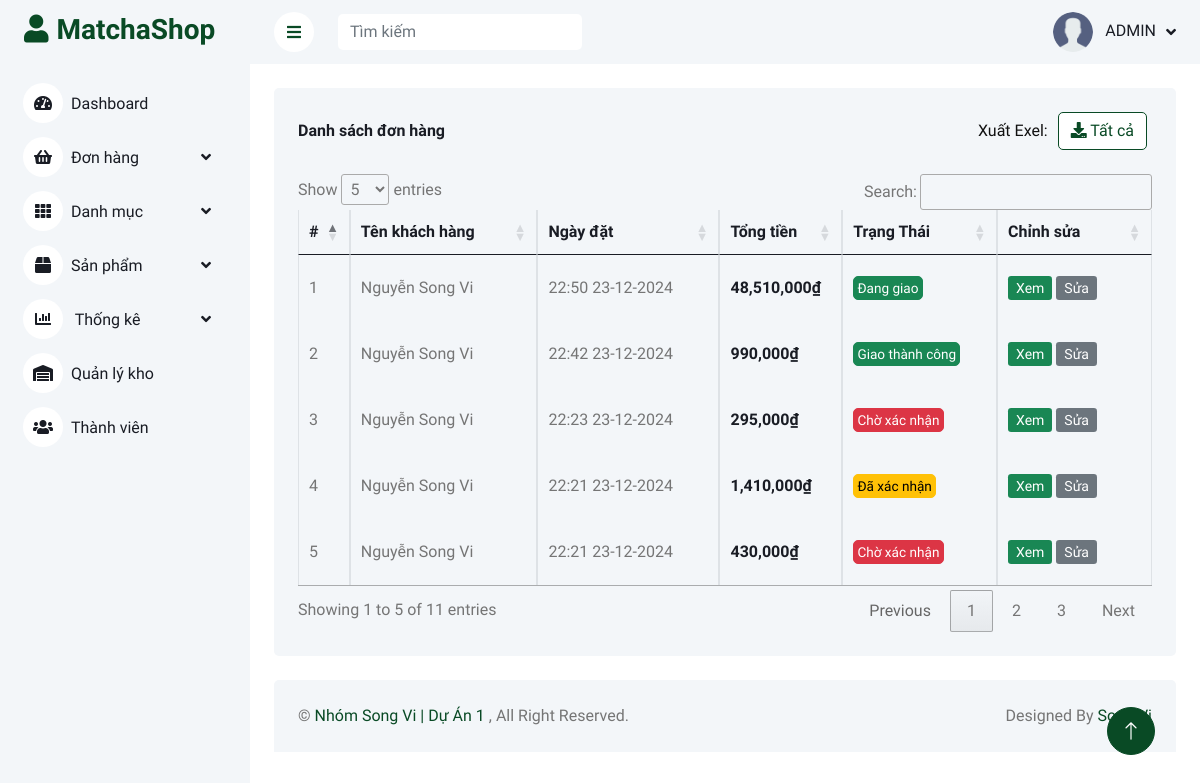
The page /admin/index.php?quanli=danh-sach-don-hang (signed in) on the database its author committed.
### tables this page shows
CREATE TABLE `orders` (
  `order_id` int(11) NOT NULL,
  `user_id` int(11) NOT NULL,
  `date` datetime NOT NULL DEFAULT current_timestamp(),
  `total` int(11) NOT NULL,
  `address` varchar(255) NOT NULL,
  `phone` varchar(10) NOT NULL,
  `note` text NOT NULL,
  `status` tinyint(1) NOT NULL DEFAULT 1
);

CREATE TABLE `users` (
  `user_id` int(11) NOT NULL,
  `username` varchar(100) NOT NULL COMMENT 'Tên đăng nhập',
  `password` varchar(255) NOT NULL,
  `full_name` varchar(255) NOT NULL COMMENT 'Họ tên',
  `image` varchar(255) NOT NULL,
  `email` varchar(255) NOT NULL,
  `phone` varchar(10) NOT NULL,
  `address` varchar(255) NOT NULL,
  `role` tinyint(1) NOT NULL DEFAULT 0 COMMENT '0 là khách hàng 1 là nhân viên',
  `active` tinyint(1) NOT NULL DEFAULT 1
);

### admin/models_admin/pdo_library.php (called while the page is built, shortened)
<?php
function pdo_query($sql){
    $sql_args = array_slice(func_get_args(), 1);
    try{
        $conn = pdo_get_connection();
        $stmt = $conn->prepare($sql);
        $stmt->execute($sql_args);
        $rows = $stmt->fetchAll();
        return $rows;
    }
    catch(PDOException $e){
        throw $e;
    }
    finally{
        unset($conn);
    }
}
?>

### admin/models_admin/OrderModel.php (called while the page is built, shortened)
<?php
    class OrderModel{
        public function select_list_orders_admin() {
            $sql = "
                    SELECT
                    orders.order_id,
                    orders.user_id,
                    orders.date AS order_date,
                    orders.total,
                    orders.address AS order_address,
                    orders.phone AS order_phone,
                    orders.note,
                    orders.status,
                    users.full_name,
                    users.email,
                    users.phone AS user_phone
                FROM
                    orders
                JOIN
                    users ON orders.user_id = users.user_id
                ORDER BY orders.order_id DESC
            ";
            return pdo_query($sql);
        }
    }
?>

### admin/models_admin/BaseModel.php (called while the page is built, shortened)
<?php
    class BaseModel{
        public function date_format($date, $plus_day) {
            $datetime = new DateTime($date);
            return $formatted_date = $datetime->format('H:i d-m-Y');
        }
    }
    $BaseModel = new BaseModel();
?>

### admin/don-hang/list.php (the view, shortened to what this page needs)
<?php
    $list_orders = $OrderModel->select_list_orders_admin();
?>
<div class="container-fluid pt-4 px-4">
    <div class="bg-light text-center rounded p-4">
        <div class="d-flex align-items-center justify-content-between mb-4">
            <h6 class="mb-0">Danh sách đơn hàng</h6>
            <div class="d-flex align-items-center">
                <span style="margin-right: 10px; color: #111;">Xuất Exel:</span>
                <a href="xuat-exel" style="margin-right: 5px;" class="btn btn-custom ml-3"><i class="fas fa-download"></i> Tất cả</a>
            </div>
        </div>
        <div class="table-responsive">
            <table class="table text-start align-middle table-bordered table-hover mb-0" id="orders-list">
                <thead>
                    <tr class="text-dark">
                        <th scope="col">#</th>
                        <th scope="col">Tên khách hàng</th>
                        <th scope="col">Ngày đặt</th>
                        <th scope="col">Tổng tiền</th>
                        <th scope="col">Trạng Thái</th>
                        <th scope="col">Chỉnh sửa</th>
                    </tr>
                </thead>
                <tbody>
                    <?php
                    $i = 0;
                    foreach ($list_orders as $value) {
                        extract($value);
                        $i++;
                        $formatted_date = $BaseModel->date_format($order_date, '');
                        $order_status = '<a href="" class="btn btn-small btn-danger">Chờ xác nhận</a>';
                        if($status == 2) {
                            $order_status = '<a href="" class="btn btn-small btn-warning">Đã xác nhận</a>';
                        }elseif($status == 3) {
                            $order_status = '<a href="" class="btn btn-small btn-success">Đang giao</a>';
                        }elseif($status == 4) {
                            $order_status = '<a href="" class="btn btn-small btn-success">Giao thành công</a>';
                        }
                    ?>
                    <tr>
                        <td><?=$i?></td>
                        <td class="td-name">
                            <?=$full_name?>
                        </td>
                        <td class="td-date">
                            <?=$formatted_date?>
                        </td>
                        <td class="text-dark" style="font-weight: 600;">
                            <?=number_format($total)?>₫
                        </td>
                        <td class="td-responsive-2">
                            <?=$order_status?>
                        </td>
                        <td class="td-responsive-2">
                            <a class="btn-sm btn-success" href="index.php?quanli=cap-nhat-don-hang&id=<?=$order_id?>">Xem</a>
                            <a class="btn-sm btn-secondary" href="index.php?quanli=cap-nhat-don-hang&id=<?=$order_id?>">Sửa</a>
                        </td>
                    </tr>
                    <?php
                    }
                    ?>
                </tbody>
            </table>
        </div>
    </div>
</div>

### admin/public_admin/css/style.css (style rules this page uses)
:root { --primary: #094A25; --light: #F3F6F9; --dark: #191C24; }
.btn { transition: .5s; }
.td-responsive-2 { min-width: 120px; max-width: 145px; }
.td-date { min-width: 145px; }
.td-name { min-width: 150px; }

### admin/public_admin/css/custom.css (style rules this page uses)
.btn-custom { color: #094A25; background-color: white; border-color: #094A25; }
.btn-small { padding: .05rem 0.2rem; font-size: .85rem; }

### admin/don-hang/list.php (style rules this page uses)
td { height: 50px; }

### rows shown on the page
orders: user.full_name "Nguyễn Song Vi", date "22:50 23-12-2024", total "48,510,000", status "Đang giao"
orders: user.full_name "Nguyễn Song Vi", date "22:42 23-12-2024", total "990,000", status "Giao thành công"
orders: user.full_name "Nguyễn Song Vi", date "22:23 23-12-2024", total "295,000"
orders: user.full_name "Nguyễn Song Vi", date "22:21 23-12-2024", total "1,410,000", status "Đã xác nhận"
orders: user.full_name "Nguyễn Song Vi", date "22:21 23-12-2024", total "430,000"
